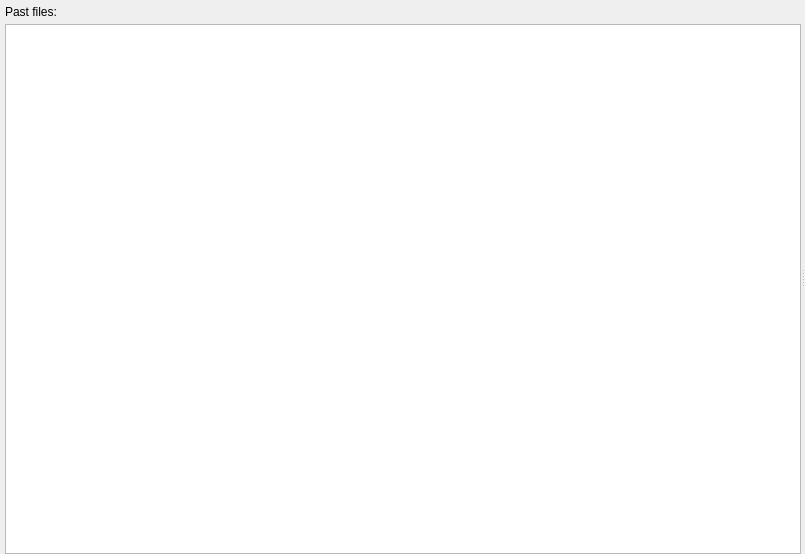
<?xml version="1.0" encoding="UTF-8"?>
<ui version="4.0">
 <class>Form</class>
 <widget class="QWidget" name="Form">
  <property name="geometry">
   <rect>
    <x>0</x>
    <y>0</y>
    <width>805</width>
    <height>554</height>
   </rect>
  </property>
  <property name="windowTitle">
   <string>Live data</string>
  </property>
  <layout class="QVBoxLayout" name="verticalLayout_3">
   <property name="margin">
    <number>0</number>
   </property>
   <item>
    <widget class="QSplitter" name="splitter">
     <property name="orientation">
      <enum>Qt::Horizontal</enum>
     </property>
     <widget class="QWidget" name="verticalLayoutWidget">
      <layout class="QVBoxLayout" name="listLayout">
       <property name="spacing">
        <number>5</number>
       </property>
       <property name="leftMargin">
        <number>5</number>
       </property>
       <property name="topMargin">
        <number>5</number>
       </property>
       <property name="rightMargin">
        <number>0</number>
       </property>
       <property name="bottomMargin">
        <number>0</number>
       </property>
       <item>
        <widget class="QLabel" name="label">
         <property name="sizePolicy">
          <sizepolicy hsizetype="Preferred" vsizetype="Preferred">
           <horstretch>0</horstretch>
           <verstretch>0</verstretch>
          </sizepolicy>
         </property>
         <property name="text">
          <string>Past files:</string>
         </property>
        </widget>
       </item>
       <item>
        <widget class="QListWidget" name="fileList">
         <property name="enabled">
          <bool>true</bool>
         </property>
         <property name="sizePolicy">
          <sizepolicy hsizetype="Expanding" vsizetype="Expanding">
           <horstretch>0</horstretch>
           <verstretch>0</verstretch>
          </sizepolicy>
         </property>
        </widget>
       </item>
      </layout>
     </widget>
     <widget class="QWidget" name="verticalLayoutWidget_2">
      <layout class="QVBoxLayout" name="widgetLayout"/>
     </widget>
    </widget>
   </item>
  </layout>
  <action name="actionPrint">
   <property name="icon">
    <iconset resource="../../../../../resources/nicos-gui.qrc">
     <normaloff>:/print</normaloff>:/print</iconset>
   </property>
   <property name="text">
    <string>&amp;Print...</string>
   </property>
   <property name="shortcut">
    <string>Ctrl+P</string>
   </property>
  </action>
  <action name="actionClose">
   <property name="icon">
    <iconset resource="../../../../../resources/nicos-gui.qrc">
     <normaloff>:/quit</normaloff>:/quit</iconset>
   </property>
   <property name="text">
    <string>&amp;Close window</string>
   </property>
   <property name="shortcut">
    <string>Ctrl+Q</string>
   </property>
  </action>
  <action name="actionUnzoom">
   <property name="icon">
    <iconset resource="../../../../../resources/nicos-gui.qrc">
     <normaloff>:/viewfull</normaloff>:/viewfull</iconset>
   </property>
   <property name="text">
    <string>&amp;Unzoom</string>
   </property>
   <property name="shortcut">
    <string>Ctrl+U</string>
   </property>
  </action>
  <action name="actionPDF">
   <property name="icon">
    <iconset resource="../../../../../resources/nicos-gui.qrc">
     <normaloff>:/save</normaloff>:/save</iconset>
   </property>
   <property name="text">
    <string>&amp;Save as PDF...</string>
   </property>
  </action>
  <action name="actionLogScale">
   <property name="checkable">
    <bool>true</bool>
   </property>
   <property name="text">
    <string>&amp;Logarithmic Y scale</string>
   </property>
   <property name="iconText">
    <string>Log Scale</string>
   </property>
   <property name="shortcut">
    <string>Ctrl+L</string>
   </property>
  </action>
  <action name="actionNormalized">
   <property name="checkable">
    <bool>true</bool>
   </property>
   <property name="text">
    <string>&amp;Normalized</string>
   </property>
   <property name="iconText">
    <string>Normalized</string>
   </property>
   <property name="shortcut">
    <string>Ctrl+N</string>
   </property>
  </action>
  <action name="actionLegend">
   <property name="checkable">
    <bool>true</bool>
   </property>
   <property name="text">
    <string>L&amp;egend</string>
   </property>
  </action>
  <action name="actionResetPlot">
   <property name="text">
    <string>Reset</string>
   </property>
   <property name="shortcut">
    <string>Ctrl+R</string>
   </property>
  </action>
  <action name="actionWriteXml">
   <property name="icon">
    <iconset resource="../../../../../resources/nicos-gui.qrc">
     <normaloff>:/save</normaloff>:/save</iconset>
   </property>
   <property name="text">
    <string>Save as XML...</string>
   </property>
   <property name="shortcut">
    <string>Ctrl+S</string>
   </property>
  </action>
  <action name="actionSetAsROI">
   <property name="icon">
    <iconset resource="../../../../../resources/nicos-gui.qrc">
     <normaloff>:/find</normaloff>:/find</iconset>
   </property>
   <property name="text">
    <string>Set as ROI</string>
   </property>
  </action>
  <action name="actionSelectChannels">
   <property name="text">
    <string>Select channels...</string>
   </property>
  </action>
  <action name="actionLoadTOF">
   <property name="text">
    <string>Load TOF...</string>
   </property>
  </action>
  <action name="actionLoadPAD">
   <property name="text">
    <string>Load PAD...</string>
   </property>
   <property name="shortcut">
    <string>Ctrl+O</string>
   </property>
  </action>
  <action name="actionCustomRange">
   <property name="checkable">
    <bool>true</bool>
   </property>
   <property name="text">
    <string>Custom range</string>
   </property>
  </action>
 </widget>
 <resources>
  <include location="../../../../../resources/nicos-gui.qrc"/>
 </resources>
 <connections/>
</ui>
